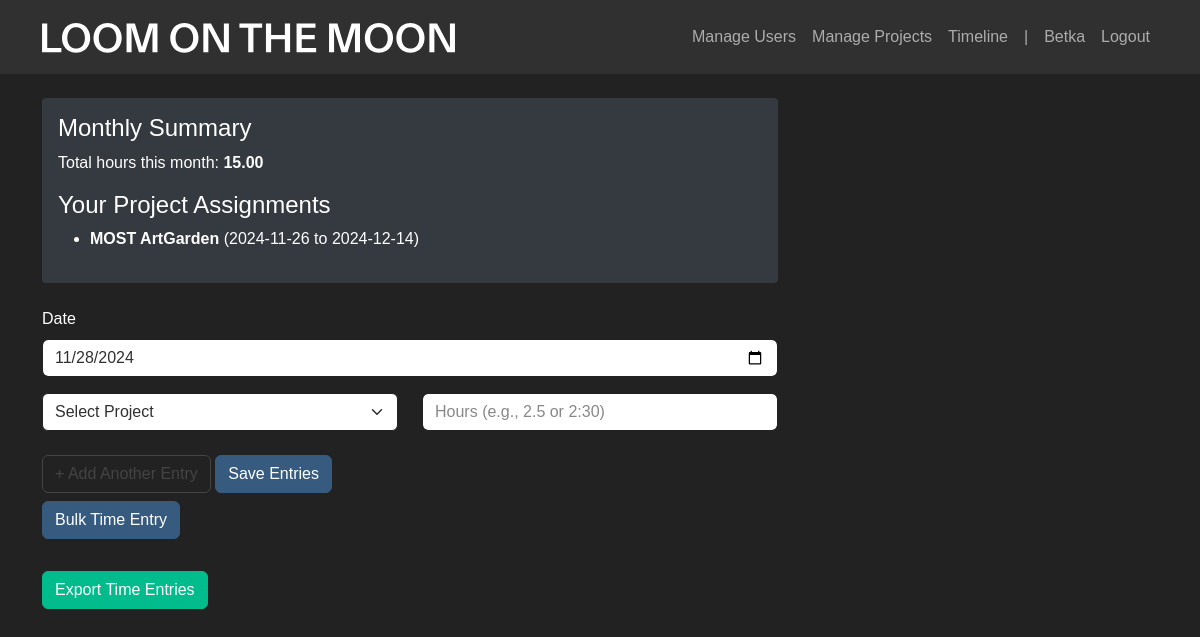
/ (signed in), run on an earlier commit of the app's database.
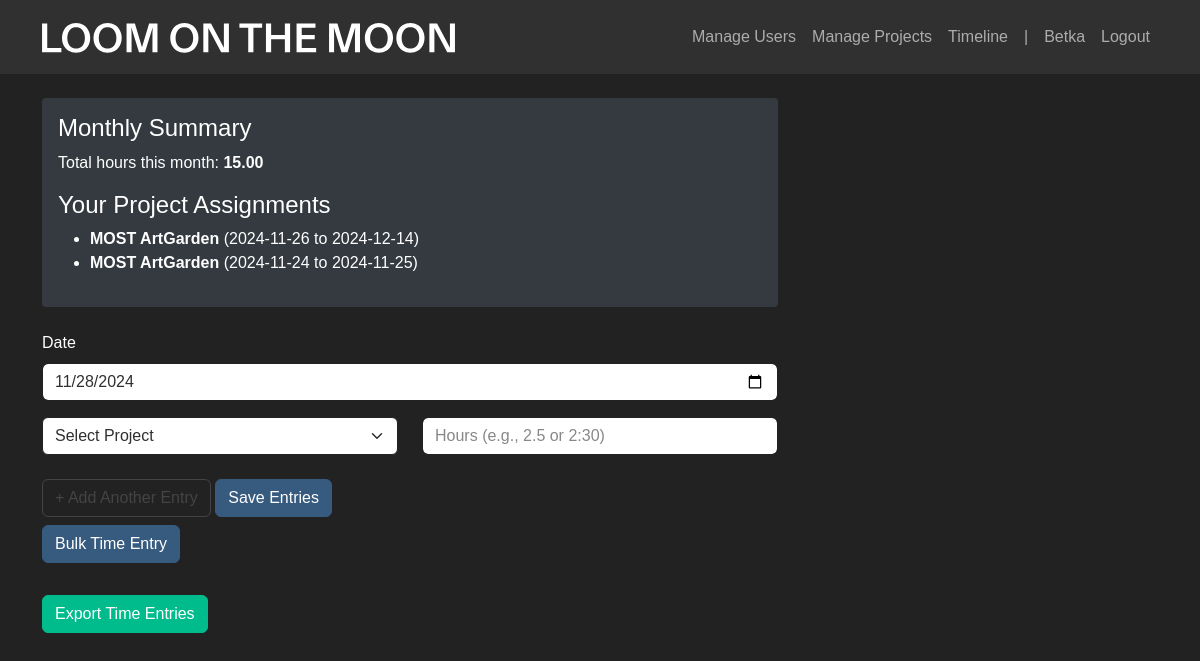
And on a later commit of the database.
### app/models.py (models this page shows)
class ProjectAssignment(db.Model):
    __tablename__ = 'project_assignment'
    id = db.Column(db.Integer, primary_key=True)
    user_id = db.Column(db.Integer, db.ForeignKey('user.id'), nullable=False)
    project_id = db.Column(db.Integer, db.ForeignKey('project.id'), nullable=False)
    start_date = db.Column(db.Date, nullable=False)
    end_date = db.Column(db.Date, nullable=False)
    user = db.relationship('User', backref=db.backref('assignments', cascade='all, delete-orphan'))
    project = db.relationship('Project', backref=db.backref('assignments', cascade='all, delete-orphan'))

class Project(db.Model):
    id = db.Column(db.Integer, primary_key=True)
    name = db.Column(db.String(100), unique=True, nullable=False)
    deadline = db.Column(db.Date, nullable=True)
    is_active = db.Column(db.Boolean, default=True)  # New field
    time_entries = db.relationship('TimeEntry', backref='project', lazy=True)

### app/main.py (the view)
@main.route('/')
@login_required
def index():
    if current_user.is_admin:
        projects = Project.query.all()
        users = User.query.all()
    else:
        projects = Project.query.filter_by(is_active=True).all()
        users = None
    current_month_hours = TimeEntry.query \
        .filter(TimeEntry.user_id == current_user.id) \
        .filter(extract('month', TimeEntry.date) == datetime.now().month) \
        .with_entities(func.sum(TimeEntry.hours)) \
        .scalar() or 0
    user_assignments = ProjectAssignment.query.filter_by(user_id=current_user.id).all()
    return render_template(
        'index.html',
        projects=projects,
        users=users,
        current_month_hours=current_month_hours,
        user_assignments=user_assignments
    )

### app/__init__.py (called while the page is built)
def create_app():
    app = Flask(__name__)
    app.config['SECRET_KEY'] = 'your-secret-key-here'  # Change this in production
    app.config['SQLALCHEMY_DATABASE_URI'] = 'sqlite:///timetracker.db'
    db.init_app(app)
    login_manager.init_app(app)
    login_manager.login_view = 'auth.login'
    migrate.init_app(app, db)
    from .models import User
    @login_manager.user_loader
    def load_user(user_id):
        return User.query.get(int(user_id))
    from .auth import auth as auth_blueprint
    from .main import main as main_blueprint
    app.register_blueprint(auth_blueprint)
    app.register_blueprint(main_blueprint)
    with app.app_context():
        db.create_all()
    return app

### app/templates/index.html (shortened to what this page needs)
{% extends "base.html" %}
{% block content %}
<div class="row">
    <div class="col-md-8">
        <div class="monthly-summary">
            <h4>Monthly Summary</h4>
            <p>Total hours this month: <strong>{{ "%.2f"|format(current_month_hours) }}</strong></p>
            <h4>Your Project Assignments</h4>
            <ul>
                {% for assignment in user_assignments %}
                <li>
                    <strong>{{ assignment.project.name }}</strong>
                    ({{ assignment.start_date.strftime('%Y-%m-%d') }} to {{ assignment.end_date.strftime('%Y-%m-%d') }})
                </li>
                {% else %}
                <li>No project assignments.</li>
                {% endfor %}
            </ul>
        </div>
        <form id="timeEntryForm">
            <div class="mb-3">
                <label for="entry-date" class="form-label">Date</label>
                <input type="date" class="form-control" id="entry-date" required>
            </div>
            <div id="entries-container">
                <div class="entry-row row">
                    <div class="col-md-6">
                        <select class="form-select project-select" required>
                            <option value="">Select Project</option>
                        </select>
                    </div>
                    <div class="col-md-6">
                        <input type="text" class="form-control hours-input"
                            placeholder="Hours (e.g., 2.5 or 2:30)" required>
                    </div>
                </div>
            </div>
            <button type="button" class="btn btn-outline-secondary add-entry-btn"
                    onclick="addEntryRow()">+ Add Another Entry</button>
            <button type="submit" class="btn btn-primary">Save Entries</button>
        </form>
        <a href="{{ url_for('main.bulk_entry') }}" class="btn btn-primary">Bulk Time Entry</a>
        <div>
            <div class="export-section">
                <button type="button" class="btn btn-success"
                        onclick="showExportModal()">Export Time Entries</button>
            </div>
        </div>
    </div>
</div>
{% endblock %}

What changed in the data, as far as the page shows it:
added ProjectAssignment: project.name "MOST ArtGarden", start_date "2024-11-24", end_date "2024-11-25"
